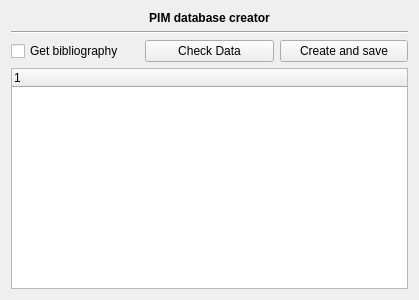
<?xml version="1.0" encoding="UTF-8"?>
<ui version="4.0">
 <class>DrugInfos::PimDatabaseCreator</class>
 <widget class="QWidget" name="DrugInfos::PimDatabaseCreator">
  <property name="geometry">
   <rect>
    <x>0</x>
    <y>0</y>
    <width>419</width>
    <height>300</height>
   </rect>
  </property>
  <property name="windowTitle">
   <string>Form</string>
  </property>
  <layout class="QGridLayout" name="gridLayout">
   <item row="0" column="0">
    <widget class="QLabel" name="label">
     <property name="font">
      <font>
       <weight>75</weight>
       <bold>true</bold>
      </font>
     </property>
     <property name="text">
      <string>PIM database creator</string>
     </property>
     <property name="alignment">
      <set>Qt::AlignCenter</set>
     </property>
    </widget>
   </item>
   <item row="1" column="0">
    <widget class="Line" name="line">
     <property name="orientation">
      <enum>Qt::Horizontal</enum>
     </property>
    </widget>
   </item>
   <item row="2" column="0">
    <layout class="QHBoxLayout" name="horizontalLayout">
     <item>
      <widget class="QCheckBox" name="biblioCheck">
       <property name="text">
        <string>Get bibliography</string>
       </property>
      </widget>
     </item>
     <item>
      <widget class="QPushButton" name="checkDatas">
       <property name="text">
        <string>Check Data</string>
       </property>
      </widget>
     </item>
     <item>
      <widget class="QPushButton" name="createAndSave">
       <property name="text">
        <string>Create and save</string>
       </property>
      </widget>
     </item>
    </layout>
   </item>
   <item row="3" column="0">
    <widget class="QTreeWidget" name="treeWidget">
     <column>
      <property name="text">
       <string notr="true">1</string>
      </property>
     </column>
    </widget>
   </item>
  </layout>
 </widget>
 <resources/>
 <connections/>
</ui>
